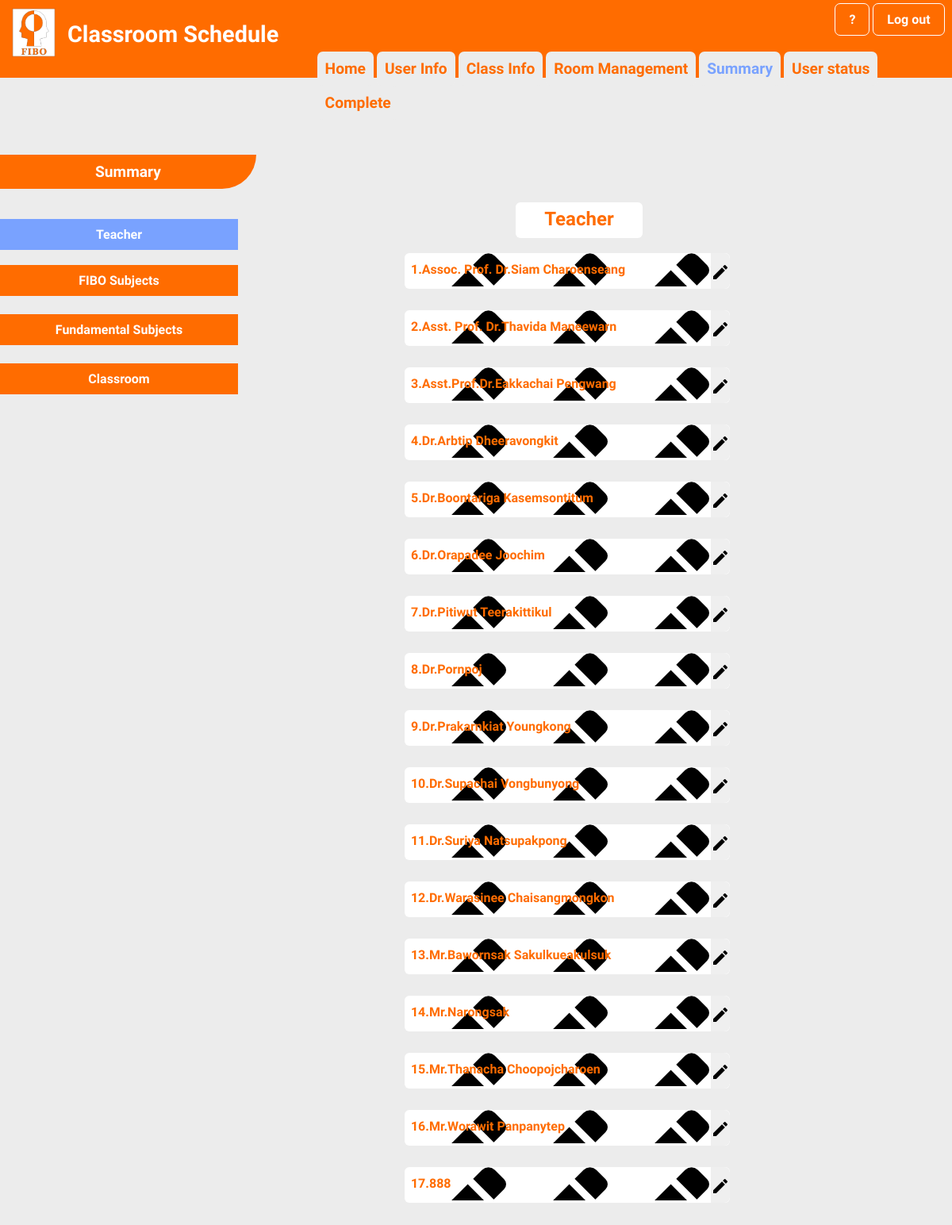
The app's page /admin5.php with its own data.
### tables this page shows
CREATE TABLE `table_account` (
  `No` int(3) NOT NULL,
  `teacher_name` varchar(100) NOT NULL,
  `teacher_email` varchar(100) NOT NULL,
  `teacher_password` varchar(100) NOT NULL DEFAULT '1234',
  `teacher_status` varchar(100) NOT NULL DEFAULT 'T'
);

### admin5.php (the view, shortened to what this page needs)
<?php
      require 'dbconfig/config.php';
?>
<!DOCTYPE html>
<html lang="en">
  <head>
    <link rel="stylesheet" type="text/css" href="css/admin5.css">
    <link rel="stylesheet" type="text/css" href="css/admin5-1.css">
    <link rel="stylesheet" type="text/css" href="css/admin5-2.css">
  </head>
  <body>
    <header>
        <img src="images/FIBO_logo.jpg" width="55" height="62" style="margin-top: 10px; margin-left: 10px">
        <div style="font-size: 1.8em; margin-top: -50px; margin-left: 80px">
        <b>Classroom Schedule</b>
        </div><br><br>
        </header>
        <div style="margin-top: -94px; margin-left:87.7%">
        <a href="index.php" class="btn"><b>?</b></a>
        <a href="index.php" class="btn"><b>Log out</b></a>
    </div>
    <div style="margin-top: 20px; margin-left:33.3%">
        <a href="admin1.php" class="btn1"><b>Home</b></a>
        <a href="admin2.php" class="btn1"><b>User Info</b></a>
        <a href="admin3.php" class="btn1"><b>Class Info</b></a>
        <a href="admin4.php" class="btn1"><b>Room Management</b></a>
        <a href="admin5.php" class="btn1"style=" color: #79a2ff"><b>Summary</b></a>
        <a href="admin6.php" class="btn1"><b>User status</b></a>
        <a href="admin7.php" class="btn1"><b>Complete</b></a>
    </div>
        <div style="margin-top:25px;">
            <br><b class="topics">Summary</b><br><br><br>
            <a href="admin5.php" class="btn2"style="background-color:#79a2ff"><b>Teacher</b></a><br><br>
            <div type ="button"><a href="admin5-fibo.php" class="btn2" ><b>FIBO Subjects</b></a></div><br><br>
            <div style="margin-top:-15px"><a href="admin5-fund.php" class="btn2"><b>Fundamental Subjects</b></div></a><br><br>
            <div style="margin-top:-15px"><a href="admin5-classroom.php" class="btn2"><b>Classroom</b></div></a><br><br>
        </div>
        <div style="margin-top: -280px; margin-left:650px">
            <p class='headteacher'><b>Teacher</b></p><br><br>
        </div>
        <div style="margin-top: 0px; margin-left:60px">
        <?php
                $allsubject = "SELECT * FROM table_account WHERE teacher_status='T'";
                $smyData2 = mysqli_query($con, $allsubject);
                $x=1;
                while($row = mysqli_fetch_array($smyData2)){
                    echo "<div style='margin-top:0px; margin-left:450px'class='statuskru2'>";
                    echo "<p class='edit'>&nbsp&nbsp<b>".$x.".".$row["teacher_name"]."<a href='admin2-link.php'>
                    <button class='editbutton'><i class='material-icons'>mode_edit</i></button></a></b></p><br>";
                    $x++;
                    echo "</div>";
                }
            ?>
        </div>
  </body>
</html>

### css/admin5.css (style rules this page uses)
* { margin: 0; padding: 0; }
.btn { display: inline-block; border:1.5px solid white; padding: 10px 17px; background-color: #ff6c00; text-decoration: none; font-family: 'Work Sans', sans-serif; font-size: 1em; color: #ffffff ; border-radius:7px; transition: 0.1s; }
.btn1 { display: inline-block; border: 0px solid #ff6c00; padding: 10px 10px; background-color: #ececec; text-decoration: none; font-family: 'Work Sans', sans-serif; font-size: 1.2em; color: #ff6c00 ; border-radius: 7px; transition: 0.1s; }
.btn2 { display: inline-block; border: 0px solid #ff6c00; padding: 10px; background-color: #ff6c00; text-decoration: none; font-family: 'Work Sans', sans-serif; font-size: 1em; color: #ffffff ; border-radius: 0px; transition: 0.1s; width:280px; text-align:center; cursor: pointer; }
.topics { display: inline-block; border: 0px solid #ff6c00; padding: 10px 120px; background-color: #ff6c00; text-decoration: none; font-family: 'Work Sans', sans-serif; font-size: 1.2em; color: #ffffff ; border-bottom-right-radius: 50px; transition: 0.1s; }
.statuskru2 { width:410px; height:45px; border:0px; display:inline-block; background:#ffffff; font-size:1em; color:#ff6c00; text-align: left; border-radius:6px; line-height: 42px; font-family: 'Work Sans', sans-serif; box-sizing: border-box 0px; }
.headteacher { width:160px; height:45px; border:0px; display:inline-block; background:#ffffff; font-size:1.5em; color:#ff6c00; text-align:center; border-radius:6px; line-height: 42px; font-family: 'Work Sans', sans-serif; box-sizing: border-box 0px; }
.edit { background:url("../image/edit.png"); }
.editbutton { font-size:40px; border:1px; border-radius:0px 7px 7px 0px; float:right; }

### css/admin5-2.css (style rules this page uses)
* { margin: 0; padding: 0; }
body { background-color: #f0f0f0; font-family:'Work Sans', sans-serif; }

### admin5.php (style rules this page uses)
body { background-color: #ececec; color: #ff6c00 ; font-family: 'Work Sans', sans-serif; font-size: 1em; text-align: left; }
header { background: #ff6c00 none repeat-x 0 0; color: #FFFFFF; margin-top: 0px; padding: 0 5px; text-align: left; }

### records on screen
table_account: teacher_name "Assoc. Prof. Dr.Siam Charoenseang"
table_account: teacher_name "Asst. Prof. Dr.Thavida Maneewarn"
table_account: teacher_name "Asst.Prof.Dr.Eakkachai Pengwang"
table_account: teacher_name "Dr.Arbtip Dheeravongkit"
table_account: teacher_name "Dr.Boontariga Kasemsontitum"
table_account: teacher_name "Dr.Orapadee Joochim"
table_account: teacher_name "Dr.Pitiwut Teerakittikul"
table_account: teacher_name "Dr.Pornpoj"
table_account: teacher_name "Dr.Prakarnkiat Youngkong"
table_account: teacher_name "Dr.Supachai Vongbunyong"
table_account: teacher_name "Dr.Suriya Natsupakpong"
table_account: teacher_name "Dr.Warasinee Chaisangmongkon"
table_account: teacher_name "Mr.Bawornsak Sakulkueakulsuk"
table_account: teacher_name "Mr.Narongsak"
table_account: teacher_name "Mr.Thanacha Choopojcharoen"
table_account: teacher_name "Mr.Worawit Panpanytep"
table_account: teacher_name "888"
